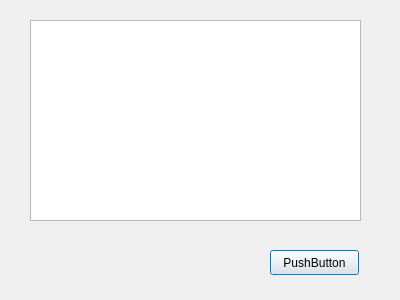
<?xml version="1.0" encoding="UTF-8"?>
<ui version="4.0">
 <class>Dialog</class>
 <widget class="QDialog" name="Dialog">
  <property name="geometry">
   <rect>
    <x>0</x>
    <y>0</y>
    <width>400</width>
    <height>300</height>
   </rect>
  </property>
  <property name="windowTitle">
   <string>Dialog</string>
  </property>
  <widget class="QGraphicsView" name="graphicsView">
   <property name="geometry">
    <rect>
     <x>30</x>
     <y>20</y>
     <width>331</width>
     <height>201</height>
    </rect>
   </property>
  </widget>
  <widget class="MyButton" name="pushButton">
   <property name="geometry">
    <rect>
     <x>270</x>
     <y>250</y>
     <width>89</width>
     <height>25</height>
    </rect>
   </property>
   <property name="text">
    <string>PushButton</string>
   </property>
  </widget>
 </widget>
 <layoutdefault spacing="6" margin="11"/>
 <customwidgets>
  <customwidget>
   <class>MyButton</class>
   <extends>QPushButton</extends>
   <header>mybutton.h</header>
  </customwidget>
 </customwidgets>
 <resources/>
 <connections/>
</ui>
